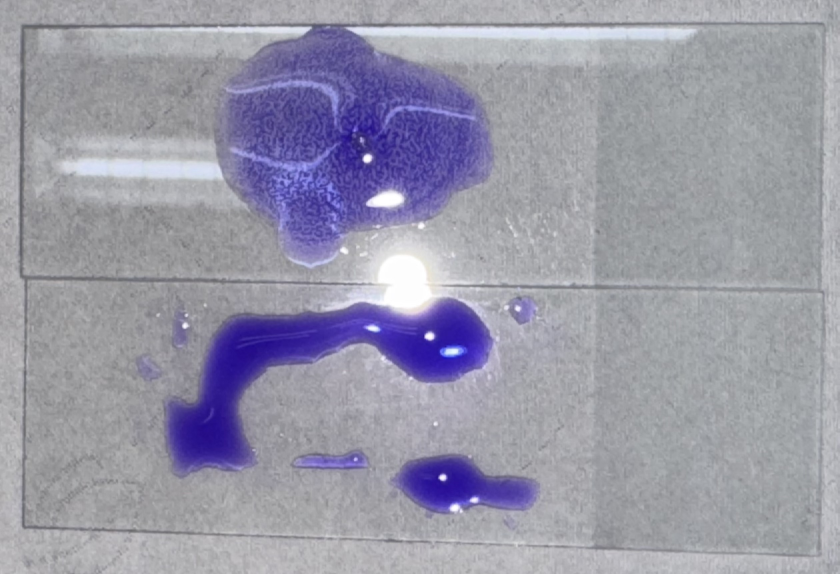
#> input picture 动物传染病学/ningji.jpg, 2518 x 1721 px (shown at 1/3 size)
$ python plot_agglutination.py
#> lines starting #> are read from the running program, lines starting #| are printed output that depends on the picture
import matplotlib as mpl
import matplotlib.pyplot as plt
import numpy as np
from PIL import Image
import os

# Nature-figure API specifications
mpl.rcParams.update({
    "font.family": "sans-serif",
    "font.sans-serif": ["Arial", "Helvetica", "DejaVu Sans", "sans-serif"],
    "svg.fonttype": "none",     # editable text in SVG
    "pdf.fonttype": 42,         # editable TrueType text in PDF
    "font.size": 7,
    "axes.spines.right": False,
    "axes.spines.top": False,
    "axes.spines.left": False,
    "axes.spines.bottom": False,
    "axes.linewidth": 0.8,
})

def save_pub_py(fig, filename, dpi=600):
    fig.savefig(f"{filename}.svg", bbox_inches="tight", pad_inches=0.02)
    fig.savefig(f"{filename}.pdf", bbox_inches="tight", pad_inches=0.02)
    fig.savefig(f"{filename}.tiff", dpi=dpi, bbox_inches="tight", pad_inches=0.02)

def main():
    img_path = "ningji.jpg"
    if not os.path.exists(img_path):
        print(f"Error: {img_path} not found.")
        return

    try:
        img = Image.open(img_path)
#> img is the input picture: PIL image 2518x1721 RGB; mean R, G, B 153.5, 152.6, 168.8
        img_array = np.array(img)
    except Exception as e:
        print(f"Error loading image: {e}")
        return

    h, w, c = img_array.shape
#> h = 1721; w = 2518; c = 3

    # Cropping strategy to isolate the drops and remove blank slide margins
    # Adjusting empirically based on typical slide layouts
    top_crop = img_array[int(h*0.02):int(h*0.48), int(w*0.15):int(w*0.85)]
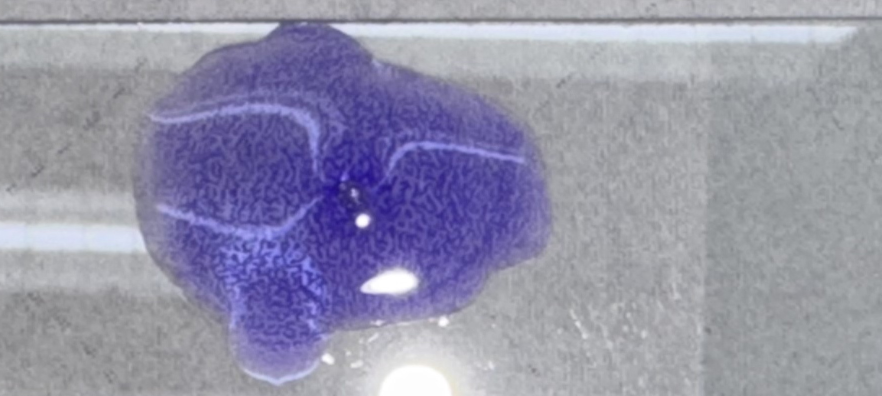
#> top_crop: shape (792, 1763, 3) (shown at 1/2 size); mean R, G, B 148.4, 147.3, 170.1
    bottom_crop = img_array[int(h*0.52):int(h*0.95), int(w*0.15):int(w*0.85)]
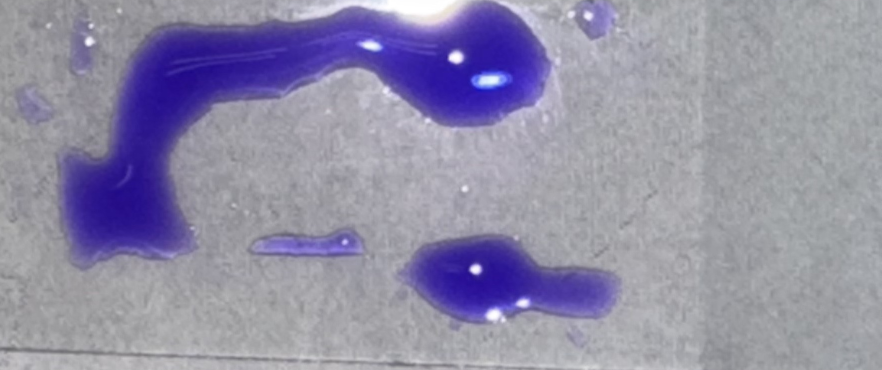
#> bottom_crop: shape (740, 1763, 3) (shown at 1/2 size); mean R, G, B 145.5, 142, 167.2

    # Figure Contract: Single column width (89mm ~ 3.5 inches)
    # Using a 2x1 grid, stacked vertically
    fig, axes = plt.subplots(2, 1, figsize=(3.5, 3.8), dpi=300, gridspec_kw={'hspace': 0.05})

    # Panel A: Positive Reaction
    ax0 = axes[0]
    ax0.imshow(top_crop)
    ax0.set_xticks([])
    ax0.set_yticks([])

    # Panel Label A
    ax0.text(0.02, 0.95, "A", transform=ax0.transAxes, fontsize=9, fontweight='bold',
             va='top', ha='left', color='black',
             bbox=dict(facecolor='white', alpha=0.8, edgecolor='none', pad=2))

    # Description Label Positive
    ax0.text(0.02, 0.05, "Positive\n(Antibody + Antigen)", transform=ax0.transAxes,
             fontsize=7, va='bottom', ha='left', color='black',
             bbox=dict(facecolor='white', alpha=0.8, edgecolor='none', pad=2))

    # Panel B: Negative Reaction
    ax1 = axes[1]
    ax1.imshow(bottom_crop)
    ax1.set_xticks([])
    ax1.set_yticks([])

    # Panel Label B
    ax1.text(0.02, 0.95, "B", transform=ax1.transAxes, fontsize=9, fontweight='bold',
             va='top', ha='left', color='black',
             bbox=dict(facecolor='white', alpha=0.8, edgecolor='none', pad=2))

    # Description Label Negative
    ax1.text(0.02, 0.05, "Negative\n(Serum + Antigen)", transform=ax1.transAxes,
             fontsize=7, va='bottom', ha='left', color='black',
             bbox=dict(facecolor='white', alpha=0.8, edgecolor='none', pad=2))

    # Save outputs
    output_prefix = "Agglutination_Assay_Plate"
    save_pub_py(fig, output_prefix)
#> in save_pub_py, `fig.savefig(f"{filename}.svg", bbox_inches="tight", pad_inches=0.02)`:
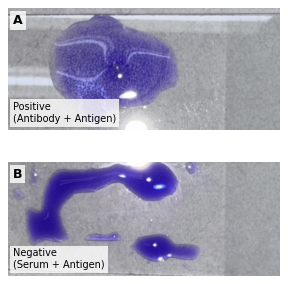
#> figure drawn by matplotlib, 2 panels
    print(f"Success! Saved figures to {output_prefix}.(svg|pdf|tiff)")

if __name__ == "__main__":
    main()
